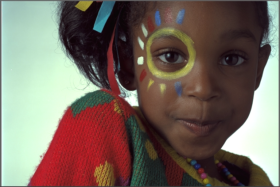
#> input picture images/raw.png, 280 x 187 px, found by its file name
$ python main.py
#> lines starting #> are read from the running program, lines starting #| are printed output that depends on the picture
### pillow_affine/transforms.py
from typing import Union, Optional, Sequence, Tuple
from abc import ABC, abstractmethod
from math import floor, ceil
from PIL import Image
from .matrix import (
    shearing_matrix,
    rotation_matrix,
    scaling_matrix,
    translation_matrix,
)
from .utils import Coordinate, Matrix, left_matmuls, matinv, transform_coordinate

__all__ = [
    "AffineTransform",
    "Shear",
    "Rotate",
    "Scale",
    "Translate",
    "ComposedTransform",
]

Size = Tuple[int, int]


def calculate_image_center(size: Size) -> Coordinate:
    """Calculates the center of an image

    Args:
        size: Image size (width, height)

    Returns:
        Image center
    """
    width, height = size
    horz_center = width / 2.0
    vert_center = height / 2.0
    return horz_center, vert_center


class AffineTransform(ABC):
    """ABC for all affine transformations.
    """

    @abstractmethod
    def _create_matrix(self, size: Size) -> Matrix:
        pass

    def extract_transform_params(
        self, size: Size, expand: bool = False
    ) -> Tuple[Size, int, Matrix]:
        """Extracts the transformation parameters that need to be passed to
        `Image.transform() <https://pillow.readthedocs.io/en/stable/reference/Image.html#PIL.Image.Image.transform>`_
        for the affine transformation. An simple call might look like::

            from PIL import Image
            from pillow_affine import transforms


            image = Image.open(...)
            transform = transforms.Rotate(30.0)

            transform_params = transform.extract_transform_params(image.size)
            transformed_image = image.transform(*transform_params)

        Args:
            size: Image size (width, height)
            expand: If ``True``, expands the canvas to hold the complete
                transformed motif. Defaults to ``False``.

        .. note::
            If you use the ``expand`` flag the motif is centered on the canvas
            and thus any final translation is removed.

        Returns:
            ``size``, ``method``, and ``data`` parameters for
            `Image.transform() <https://pillow.readthedocs.io/en/stable/reference/Image.html#PIL.Image.Image.transform>`_
        """
        transform_matrix = self._create_matrix(size)

        if expand:
            expanded_size, transform_matrix = self._expand_canvas(
                size, transform_matrix
            )
        else:
            expanded_size = size

        transform_matrix = self._coordinate_system_transform(size, transform_matrix)

        data = self._extract_affine_data(transform_matrix)

        return expanded_size, Image.AFFINE, data

    @staticmethod
    def _expand_canvas(size: Size, transform_matrix: Matrix) -> Tuple[Size, Matrix]:
        def calculate_motif_vertices(transform_matrix: Matrix) -> Sequence[Coordinate]:
            width, height = size
            image_vertices = ((0.0, 0.0), (width, 0.0), (0.0, height), (width, height))
            return [
                transform_coordinate(coordinate, transform_matrix)
                for coordinate in image_vertices
            ]

        def calculate_expanded_size(motif_vertices: Sequence[Coordinate]) -> Size:
            xs, ys = zip(*motif_vertices)
            left = floor(min(xs))
            bottom = floor(min(ys))
            right = ceil(max(xs))
            top = ceil(max(ys))

            expanded_width = right - left
            expanded_height = top - bottom
            return expanded_width, expanded_height

        def recenter_motif(expanded_size: Size, transform_matrix: Matrix) -> Matrix:
            matrix = left_matmuls(
                translation_matrix(calculate_image_center(size), inverse=True),
                translation_matrix(calculate_image_center(expanded_size)),
            )
            # TODO: Investigate and document why this extra step is needed
            matrix = AffineTransform._coordinate_system_transform(size, matrix)
            return left_matmuls(transform_matrix, matrix)

        motif_vertices = calculate_motif_vertices(transform_matrix)
        expanded_size = calculate_expanded_size(motif_vertices)
        transform_matrix = recenter_motif(expanded_size, transform_matrix)

        return expanded_size, transform_matrix

    @staticmethod
    def _coordinate_system_transform(size: Size, transform_matrix: Matrix) -> Matrix:
        width, height = size
        matrix = (1.0, 0.0, 0.0, 0.0, -1.0, height)
        return left_matmuls(matrix, transform_matrix, matinv(matrix))

    @staticmethod
    def _extract_affine_data(transform_matrix: Matrix) -> Matrix:
        return matinv(transform_matrix)

    @staticmethod
    def _off_center_transform(
        coordinate: Coordinate, transform_matrix: Matrix
    ) -> Matrix:
        return left_matmuls(
            translation_matrix(coordinate, inverse=True),
            transform_matrix,
            translation_matrix(coordinate, inverse=False),
        )


class ElementaryTransform(AffineTransform):
    @abstractmethod
    def _create_matrix(self, size: Size) -> Matrix:
        pass

    def __repr__(self) -> str:
        return f"{self.__class__.__name__}({self._extra_repr()})"

    def _extra_repr(self) -> str:
        return ""


class Shear(ElementaryTransform):
    """Affine horizontal shearing transformation.

    Args:
        angle: Shearing angle in degrees.
        clockwise: If ``True``, the shearing will be performed clockwise.
            Defaults to ``False``.
        center: Optional center of the shearing. Defaults to the center of
            the image.
    """

    def __init__(
        self,
        angle: float,
        clockwise: bool = False,
        center: Optional[Coordinate] = None,
    ):
        self.angle = angle % 360.0
        self.clockwise = clockwise
        self.center = center

    def _create_matrix(self, size: Size) -> Matrix:
        matrix = shearing_matrix(self.angle, clockwise=self.clockwise)
        if self.center is None:
            center = calculate_image_center(size)
        else:
            center = self.center
        matrix = self._off_center_transform(center, matrix)
        return matrix

    # [7 lines left out: function _extra_repr, not called in this run]


class Rotate(ElementaryTransform):
    """Affine rotation transformation.

    Args:
        angle: Rotation angle in degrees.
        clockwise: If ``True``, the rotation will be performed clockwise.
            Defaults to ``False``.
        center: Optional center of the rotation. Defaults to the center of the
            image.
    """

    def __init__(
        self,
        angle: float,
        clockwise: bool = False,
        center: Optional[Coordinate] = None,
    ):
        self.angle = angle % 360.0
        self.clockwise = clockwise
        self.center = center

    def _create_matrix(self, size: Size) -> Matrix:
        matrix = rotation_matrix(self.angle, clockwise=self.clockwise)
        if self.center is None:
            center = calculate_image_center(size)
        else:
            center = self.center
        matrix = self._off_center_transform(center, matrix)
        return matrix

    # [7 lines left out: function _extra_repr, not called in this run]


class Scale(ElementaryTransform):
    """Affine scaling transformation

    Args:
        factor: Horizontal and vertical scaling factors. If scalar, the
            same factor is used for both directions.
        center: Optional center of the scaling. Defaults to the center of
            the image.
    """

    def __init__(
        self,
        factor: Union[float, Tuple[float, float]],
        center: Optional[Coordinate] = None,
    ):
        self.factor = factor
        self.center = center

    def _create_matrix(self, size: Size) -> Matrix:
        matrix = scaling_matrix(self.factor)
        if self.center is None:
            center = calculate_image_center(size)
        else:
            center = self.center
        matrix = self._off_center_transform(center, matrix)
        return matrix

    # [15 lines left out: function _extra_repr, not called in this run]


class Translate(ElementaryTransform):
    """Affine translation transformation

    Args:
        translation: Horizontal and vertical translation.
        inverse: If ``True``, the translation will be performed in the
            opposite direction. Defaults to ``False``.
    """

    def __init__(self, translation: Coordinate, inverse: bool = False) -> None:
        self.translation = translation
        self.inverse = inverse

    def _create_matrix(self, size: Size) -> Matrix:
        return translation_matrix(self.translation, inverse=self.inverse)

    # [5 lines left out: function _extra_repr, not called in this run]


class ComposedTransform(AffineTransform):
    """Composed affine transformation by chaining multiple
    :class:`AffineTransform` s together. An simple example might look like::

        from PIL import Image
        from pillow_affine import transforms

        image = Image.open(...)
        transform = transforms.ComposedTransform(
            transforms.Rotate(30.0), transforms.Translate((50.0, 100.0))
        )

        transform_params = transform.extract_transform_params(image.size)
        transformed_image = image.transform(*transform_params)

    Args:
        transforms: Individual :class:`AffineTransform` s
    """

    def __init__(self, *transforms: AffineTransform) -> None:
        if len(transforms) == 0:
            msg = "A ComposedTransform must comprise at least one other transform."
            raise RuntimeError(msg)
        self.transforms = transforms

    def _create_matrix(self, size: Size) -> Matrix:
        return left_matmuls(
            *[transform._create_matrix(size) for transform in self.transforms]
        )

    # [9 lines left out: function __repr__, not called in this run]

### pillow_affine/matrix.py
from typing import Union, Tuple
from math import cos, sin
from .utils import Coordinate, Matrix, deg2rad

__all__ = [
    "shearing_matrix",
    "rotation_matrix",
    "scaling_matrix",
    "translation_matrix",
]


def shearing_matrix(angle: float, clockwise: bool = False) -> Matrix:
    r"""Creates an affine horizontal shearing matrix in the form

    .. math::

        \mathrm{\mathbf{S}} =
        \begin{pmatrix}
            1 & - \sin \varphi & 0 \\
            0 & \cos \varphi   & 0 \\
            0 & 0              & 1 \\
        \end{pmatrix}
        =
        \begin{pmatrix}
            a & b & c \\
            d & e & f \\
            0 & 0 & 1 \\
        \end{pmatrix}

    Args:
        angle: Angle :math:`\varphi` in degrees
        clockwise: If ``True``, the shearing will be performed clockwise.
            Defaults to ``False``.

    Returns:
        Parameters :math:`a`, :math:`b`, :math:`c`, :math:`d`, :math:`e`,
        :math:`f`
    """
    angle = deg2rad(angle)
    if clockwise:
        angle *= -1.0
    return (1.0, -sin(angle), 0.0, 0.0, cos(angle), 0.0)


def rotation_matrix(angle: float, clockwise: bool = False) -> Matrix:
    r"""Creates an affine rotation matrix in the form

    .. math::

        \mathrm{\mathbf{R}} =
        \begin{pmatrix}
            \cos \varphi & - \sin \varphi & 0 \\
            \sin \varphi & \cos \varphi   & 0 \\
            0            & 0              & 1 \\
        \end{pmatrix}
        =
        \begin{pmatrix}
            a & b & c \\
            d & e & f \\
            0 & 0 & 1 \\
        \end{pmatrix}

    Args:
        angle: Angle :math:`\varphi` in degrees
        clockwise: If ``True``, the rotation will be performed clockwise.
            Defaults to ``False``.

    Returns:
        Parameters :math:`a`, :math:`b`, :math:`c`, :math:`d`, :math:`e`,
        :math:`f`
    """
    angle = deg2rad(angle)
    if clockwise:
        angle *= -1.0
    return (cos(angle), -sin(angle), 0.0, sin(angle), cos(angle), 0.0)


def scaling_matrix(factor: Union[float, Tuple[float, float]]) -> Matrix:
    r"""Creates an affine scaling matrix in the form

    .. math::

        \mathrm{\mathbf{C}} =
        \begin{pmatrix}
            c_\text{horz} &               & 0 \\
            0             & c_\text{vert} & 0 \\
            0             & 0             & 1 \\
        \end{pmatrix}
        =
        \begin{pmatrix}
            a & b & c \\
            d & e & f \\
            0 & 0 & 1 \\
        \end{pmatrix}

    Args:
        factor: Horizontal and vertical scaling factors
            (:math:`c_\text{horz}`, :math:`c_\text{vert}`). If scalar, the
            same factor is used for both directions.

    Returns:
        Parameters :math:`a`, :math:`b`, :math:`c`, :math:`d`, :math:`e`,
        :math:`f`
    """
    if isinstance(factor, float):
        factor_horz = factor_vert = factor
    else:
        factor_horz, factor_vert = factor
    return (factor_horz, 0.0, 0.0, 0.0, factor_vert, 0.0)


def translation_matrix(translation: Coordinate, inverse: bool = False) -> Matrix:
    r"""Creates an affine scaling matrix in the form

    .. math::

        \mathrm{\mathbf{T}} =
        \begin{pmatrix}
            1 & 0 & t_\text{horz} \\
            0 & 1 & t_\text{vert} \\
            0 & 0 & 1 \\
        \end{pmatrix}
        =
        \begin{pmatrix}
            a & b & c \\
            d & e & f \\
            0 & 0 & 1 \\
        \end{pmatrix}

    Args:
        translation: Horizontal and vertical translation
            (:math:`t_\text{horz}`, :math:`t_\text{vert}`)
        inverse: If ``True``, the translation will be performed in the opposite
            direction. Defaults to ``False``.

    Returns:
        Parameters :math:`a`, :math:`b`, :math:`c`, :math:`d`, :math:`e`,
        :math:`f`
    """
    horz_translation, vert_translation = translation
    if inverse:
        horz_translation *= -1.0
        vert_translation *= -1.0
    return (1.0, 0.0, horz_translation, 0.0, 1.0, vert_translation)

### pillow_affine/utils.py
from typing import Tuple
from functools import reduce
from math import pi

__all__ = [
    "Coordinate",
    "Matrix",
    "matmul",
    "left_matmuls",
    "matinv",
    "deg2rad",
    "transform_coordinate",
]

Coordinate = Tuple[float, float]
Matrix = Tuple[float, float, float, float, float, float]


def matmul(matrix1: Matrix, matrix2: Matrix) -> Matrix:
    r"""Matrix product

    .. math::

        \begin{pmatrix}
            a_1 & b_1 & c_1 \\
            d_1 & e_1 & f_1 \\
            0   & 0   & 1 \\
        \end{pmatrix}
        \cdot
        \begin{pmatrix}
            a_2 & b_2 & c_2 \\
            d_2 & e_2 & f_2 \\
            0   & 0   & 1 \\
        \end{pmatrix}
        =
        \begin{pmatrix}
            a & b & c \\
            d & e & f \\
            0 & 0 & 1 \\
        \end{pmatrix}


    Args:
        matrix1: Parameters :math:`a_1`, :math:`b_1`, :math:`c_1`, :math:`d_1`,
            :math:`e_1`, :math:`f_1`
        matrix2: Parameters :math:`a_2`, :math:`b_2`, :math:`c_2`, :math:`d_2`,
            :math:`e_2`, :math:`f_2`

    Returns:
        Parameters :math:`a`, :math:`b`, :math:`c`, :math:`d`, :math:`e`,
        :math:`f`
    """
    a1, b1, c1, d1, e1, f1 = matrix1
    a2, b2, c2, d2, e2, f2 = matrix2

    a = a1 * a2 + b1 * d2
    b = a1 * b2 + b1 * e2
    c = a1 * c2 + b1 * f2 + c1
    d = d1 * a2 + e1 * d2
    e = d1 * b2 + e1 * e2
    f = d1 * c2 + e1 * f2 + f1

    return (a, b, c, d, e, f)


def left_matmuls(*matrices: Matrix) -> Matrix:
    r"""Matrix product of :math:`N` matrices from the left

    .. math::

        \begin{pmatrix}
            a_N & b_N & c_N \\
            d_N & e_N & f_N \\
            0   & 0   & 1 \\
        \end{pmatrix}
        \cdot
        \quad\dots\quad
        \cdot
        \begin{pmatrix}
            a_n & b_n & c_n \\
            d_n & e_n & f_n \\
            0   & 0   & 1 \\
        \end{pmatrix}
        \quad\dots\quad
        \cdot
        \begin{pmatrix}
            a_1 & b_1 & c_1 \\
            d_1 & e_1 & f_1 \\
            0   & 0   & 1 \\
        \end{pmatrix}
        =
        \begin{pmatrix}
            a & b & c \\
            d & e & f \\
            0 & 0 & 1 \\
        \end{pmatrix}

    Args:
        *matrices: Parameters :math:`a_n`, :math:`b_n`, :math:`c_n`, :math:`d_n`,
            :math:`e_n`, :math:`f_n` of each matrix

    Returns:
        Parameters :math:`a`, :math:`b`, :math:`c`, :math:`d`, :math:`e`,
        :math:`f`
    """
    return reduce(lambda matrix1, matrix2: matmul(matrix2, matrix1), matrices)


def matinv(matrix: Matrix) -> Matrix:
    r"""Matrix inverse

    .. math::

        \begin{pmatrix}
            a & b & c \\
            d & e & f \\
            0 & 0 & 1 \\
        \end{pmatrix}^{-1}
        =
        \begin{pmatrix}
            a^\prime & b^\prime & c^\prime \\
            d^\prime & e^\prime & f^\prime \\
            0        & 0        & 1 \\
        \end{pmatrix}

    Args:
        matrix: Parameters :math:`a`, :math:`b`, :math:`c`, :math:`d`, :math:`e`,
            :math:`f`

    Returns:
        Parameters :math:`a^\prime`, :math:`b^\prime`, :math:`c^\prime`,
        :math:`d^\prime`, :math:`e^\prime`, :math:`f^\prime`
    """
    a, b, c, d, e, f = matrix

    det = a * e - b * d
    ainv = e / det
    binv = -b / det
    cinv = (b * f - c * e) / det
    dinv = -d / det
    einv = a / det
    finv = (c * d - a * f) / det

    return (ainv, binv, cinv, dinv, einv, finv)


def deg2rad(angle_in_deg: float) -> float:
    """Converts an angle from degrees to radians

    Args:
        angle_in_deg: Angle in degrees

    Returns:
        Angle in radians
    """
    factor = pi / 180.0
    # FIXME: remove module operation
    return (angle_in_deg % 360.0) * factor


def transform_coordinate(coordinate: Coordinate, matrix: Matrix) -> Coordinate:
    r"""Transforms a ``coordinate`` based on an affine ``matrix``

    .. math::

        \begin{pmatrix}
            a & b & c \\
            d & e & f \\
            0 & 0 & 1 \\
        \end{pmatrix}
        \cdot
        \begin{pmatrix}
            x \\
            y \\
            1 \\
        \end{pmatrix}
        =
        \begin{pmatrix}
            x^\prime \\
            y^\prime \\
            1 \\
        \end{pmatrix}

    Args:
        coordinate: Coordinate (:math:`x`, :math:`y`)
        matrix: Affine parameters :math:`a`, :math:`b`, :math:`c`, :math:`d`,
            :math:`e`, :math:`f`

    Returns:
        Transformed coordinate (:math:`x^\prime`, :math:`y^\prime`)
    """
    x, y = coordinate
    a, b, c, d, e, f = matrix

    xtrans = a * x + b * y + c
    ytrans = d * x + e * y + f

    return (xtrans, ytrans)

### docs/source/_static/images/main.py
from os import path
from urllib.request import urlretrieve
from PIL import Image
from pillow_affine import Shear, Rotate, Scale, Translate, ComposedTransform


def download_and_resize_raw_image(url, root):
    def download(file):
#> called with file = 'docs/source/_static/images/raw.png'
        urlretrieve(url, file)
#> (this line was passed over: the network is not available in this run)
        return Image.open(file)
#> returned value is the input picture: PIL image 280x187 RGB; mean R, G, B 119.3, 105.8, 95.9

    file = path.join(root, "raw.png")
    image = download(file)
    image.save(file)
    return image


def create_shear_images(image):
    angle = 30.0

    file = "shear.png"
    transform = Shear(angle)
    transform_params = transform.extract_transform_params(image.size)
    image.transform(*transform_params).save(file)

    file = "shear_clockwise.png"
    transform = Shear(angle, clockwise=True)
    transform_params = transform.extract_transform_params(image.size)
    image.transform(*transform_params).save(file)

    file = "shear_off_center.png"
    transform = Shear(angle, center=(0.0, 0.0))
    transform_params = transform.extract_transform_params(image.size)
    image.transform(*transform_params).save(file)
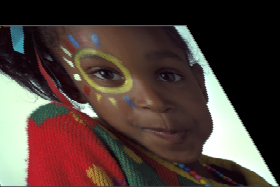
#> saved as shear_off_center.png: PIL image 280x187 RGB; mean R, G, B 78.3, 62.1, 56.5

    file = "shear_expand.png"
    transform = Shear(angle)
    transform_params = transform.extract_transform_params(image.size, expand=True)
    image.transform(*transform_params).save(file)
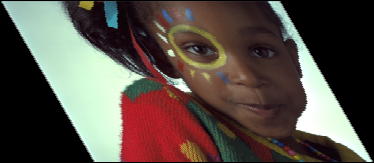
#> saved as shear_expand.png: PIL image 374x163 RGB; mean R, G, B 88.4, 78.3, 71


def create_rotate_images(image):
    angle = 30.0

    file = "rotate.png"
    transform = Rotate(angle)
    transform_params = transform.extract_transform_params(image.size)
    image.transform(*transform_params).save(file)
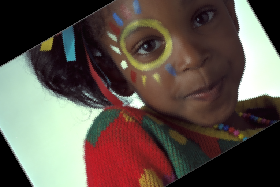
#> saved as rotate.png: PIL image 280x187 RGB; mean R, G, B 94.5, 83.2, 74.9

    file = "rotate_clockwise.png"
    transform = Rotate(angle, clockwise=True)
    transform_params = transform.extract_transform_params(image.size)
    image.transform(*transform_params).save(file)
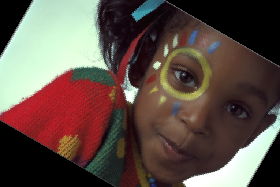
#> saved as rotate_clockwise.png: PIL image 280x187 RGB; mean R, G, B 94.6, 78.3, 70.6

    file = "rotate_off_center.png"
    transform = Rotate(angle, center=(0.0, 0.0))
    transform_params = transform.extract_transform_params(image.size)
    image.transform(*transform_params).save(file)
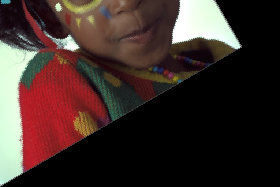
#> saved as rotate_off_center.png: PIL image 280x187 RGB; mean R, G, B 62.1, 45.6, 41.4


def create_scale_images(image):
    file = "scale.png"
    transform = Scale(2.0)
    transform_params = transform.extract_transform_params(image.size)
    image.transform(*transform_params).save(file)
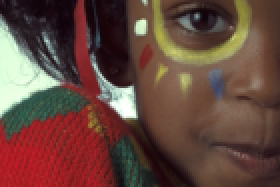
#> saved as scale.png: PIL image 280x187 RGB; mean R, G, B 102.3, 71.2, 61.8

    file = "scale_async.png"
    transform = Scale((0.3, 1.0))
    transform_params = transform.extract_transform_params(image.size)
    image.transform(*transform_params).save(file)

    file = "scale_off_center.png"
    transform = Scale(0.5, center=(0.0, 0.0))
    transform_params = transform.extract_transform_params(image.size)
    image.transform(*transform_params).save(file)


def create_translate_images(image):
    file = "translate.png"
    transform = Translate((150.0, 50.0))
    transform_params = transform.extract_transform_params(image.size)
    image.transform(*transform_params).save(file)

    file = "translate_inverse.png"
    transform = Translate((150.0, 50.0), inverse=True)
    transform_params = transform.extract_transform_params(image.size)
    image.transform(*transform_params).save(file)


def create_composed_transform_images(image):
    file = "composed_1.png"
    transform = ComposedTransform(Shear(45.0), Rotate(30.0), Scale(0.7),)
    transform_params = transform.extract_transform_params(image.size)
    image.transform(*transform_params).save(file)

    file = "composed_2.png"
    transform = ComposedTransform(
        Scale((0.3, 0.7)), Rotate(70.0, clockwise=True), Translate((150.0, 50.0))
    )
    transform_params = transform.extract_transform_params(image.size)
    image.transform(*transform_params).save(file)
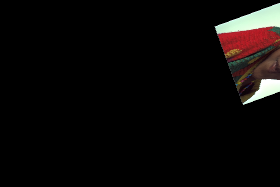
#> saved as composed_2.png: PIL image 280x187 RGB; mean R, G, B 11.8, 9.2, 8.4


def main(url, root):
    image = download_and_resize_raw_image(url, root)

    create_shear_images(image)
    create_rotate_images(image)
    create_scale_images(image)
    create_translate_images(image)
    create_composed_transform_images(image)


if __name__ == "__main__":
    # The image from the URL below is cleared for unrestricted usage
    # http://www.r0k.us/graphics/kodak/kodim15.html
    url = "http://www.r0k.us/graphics/kodak/kodak/kodim15.png"

    here = path.abspath(path.dirname(__file__))
    main(url, here)
